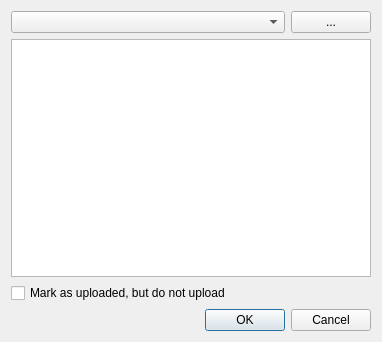
<ui version="4.0" >
 <class>UploadDialog</class>
 <widget class="QDialog" name="UploadDialog" >
  <property name="geometry" >
   <rect>
    <x>0</x>
    <y>0</y>
    <width>382</width>
    <height>342</height>
   </rect>
  </property>
  <property name="windowTitle" >
   <string>Upload</string>
  </property>
  <layout class="QVBoxLayout" >
   <item>
    <layout class="QHBoxLayout" >
     <item>
      <widget class="QComboBox" name="profileCombobox" >
       <property name="sizePolicy" >
        <sizepolicy vsizetype="Fixed" hsizetype="Preferred" >
         <horstretch>1</horstretch>
         <verstretch>0</verstretch>
        </sizepolicy>
       </property>
      </widget>
     </item>
     <item>
      <widget class="QPushButton" name="modifyProfileButton" >
       <property name="sizePolicy" >
        <sizepolicy vsizetype="Fixed" hsizetype="Minimum" >
         <horstretch>0</horstretch>
         <verstretch>0</verstretch>
        </sizepolicy>
       </property>
       <property name="text" >
        <string>...</string>
       </property>
      </widget>
     </item>
    </layout>
   </item>
   <item>
    <widget class="QTreeView" name="projectTree" />
   </item>
   <item>
    <widget class="QCheckBox" name="markUploadedCheckBox" >
     <property name="text" >
      <string>Mark as uploaded, but do not upload</string>
     </property>
    </widget>
   </item>
   <item>
    <widget class="QDialogButtonBox" name="buttonBox" >
     <property name="standardButtons" >
      <set>QDialogButtonBox::Cancel|QDialogButtonBox::NoButton|QDialogButtonBox::Ok</set>
     </property>
    </widget>
   </item>
  </layout>
 </widget>
 <resources/>
 <connections>
  <connection>
   <sender>buttonBox</sender>
   <signal>rejected()</signal>
   <receiver>UploadDialog</receiver>
   <slot>reject()</slot>
   <hints>
    <hint type="sourcelabel" >
     <x>279</x>
     <y>318</y>
    </hint>
    <hint type="destinationlabel" >
     <x>327</x>
     <y>282</y>
    </hint>
   </hints>
  </connection>
 </connections>
</ui>
